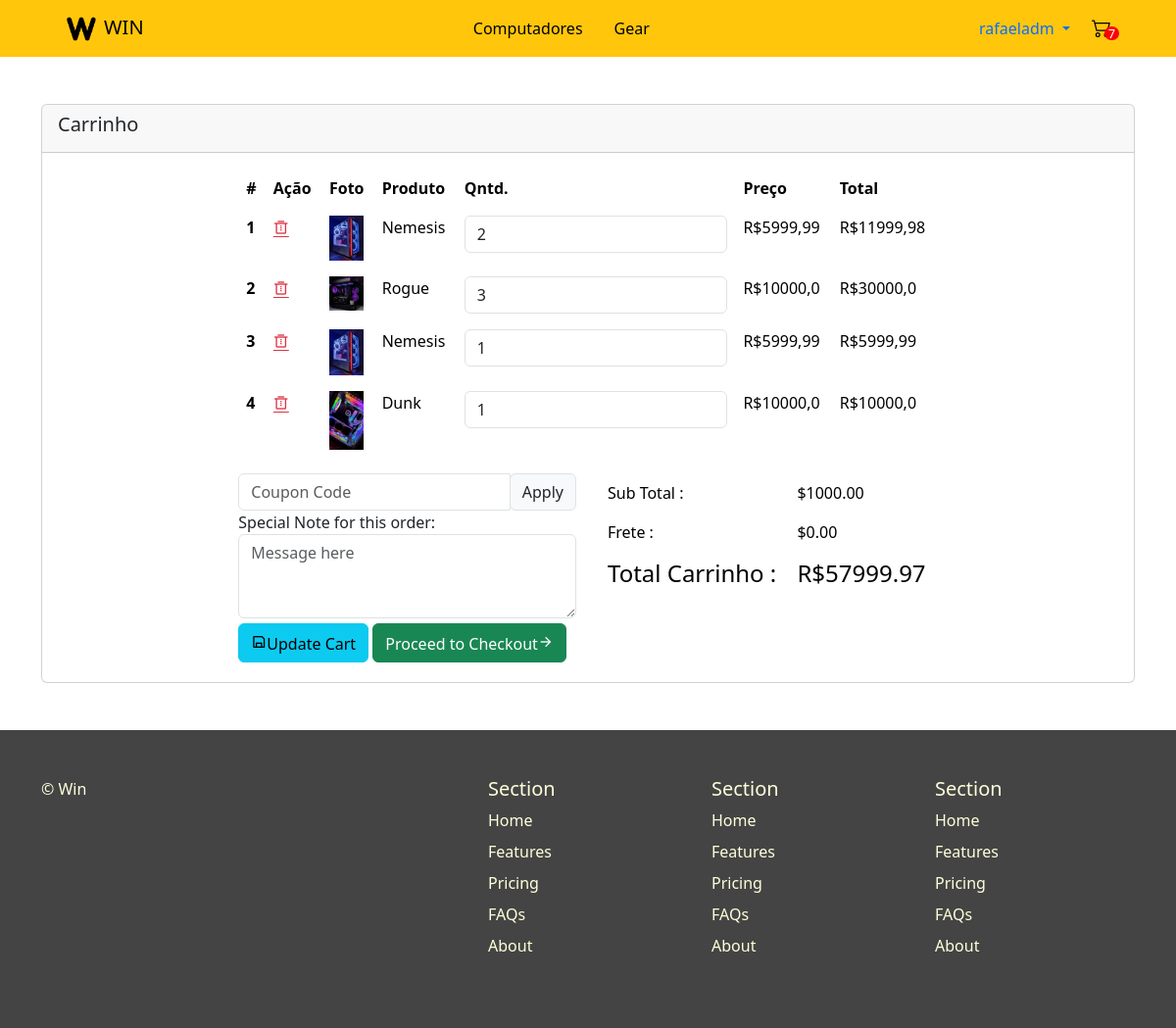
Page /carrinho (signed in) on the committed database.
### venda/models.py (models this page shows, shortened)
class Carrinho(models.Model):
    id = models.UUIDField(primary_key=True, default=uuid.uuid4)
    user = models.ForeignKey(User, on_delete=models.CASCADE)
    completed = models.BooleanField(default=False)
    @property
    def num_itens_carrinho(self):
        itens = self.itenscarrinho.all()
        quantidade = sum([item.quantidade for item in itens])
        return quantidade
    @property
    def subtotal_carrinho(self):
        produtos = self.itenscarrinho.all()
        total = sum([produto.total for produto in produtos])
        preco_total = f"{total:.2f}"
        return preco_total

class ItemCarrinho(models.Model):
    produto = models.ForeignKey('Produto', on_delete=models.CASCADE, related_name='itens')
    carrinho = models.ForeignKey('Carrinho', on_delete=models.CASCADE, related_name='itenscarrinho')
    quantidade = models.IntegerField(default=0)
    @property
    def total(self):
        total = self.produto.preco * self.quantidade
        return total

class Produto(models.Model):
    nome = models.CharField(max_length=100, help_text='Nome')
    descricao = models.CharField(max_length=100, help_text='Descrição')
    preco = models.FloatField(help_text='Preço')
    imagem = models.ImageField(upload_to='images', default='Sem imagem')
    estoque = models.IntegerField(default=0)
    CATEGORIAS = (
        ('c', 'Computador'),
        ('p', 'Periférico'),
        ('a', 'Acessório')
    )
    categoria = models.CharField(max_length=1,
                                 choices=CATEGORIAS,
                                 default='c',
                                 blank=True,
                                 help_text='Categoria do produto')

### venda/views.py (the view)
# urls.py: path('carrinho', views.carrinho, name="carrinho"),
def carrinho(request):
    carrinho = None
    itenscarrinho = []
    if request.user.is_authenticated:
        carrinho, created = Carrinho.objects.get_or_create(user=request.user, completed=False)
        itenscarrinho = carrinho.itenscarrinho.all()
    context = {"carrinho":carrinho, "itens":itenscarrinho}
    return render(request, "venda/carrinho.html", context)

### venda/templates/venda/carrinho.html
{% extends 'base_generic.html' %}
{% block content %}
<link rel="stylesheet" href="https://cdn.jsdelivr.net/npm/remixicon@2.5.0/fonts/remixicon.css">
<div class="container">
<div class="contentbar">
        <div class="row">
            <div class="col-md-12 col-lg-12 col-xl-12">
                <div class="card my-5">
                    <div class="card-header">
                        <h5 class="card-title">Carrinho</h5>
                    </div>
                    <div class="card-body">
                        <div class="row justify-content-center">
                            <div class="col-lg-10 col-xl-8">
                                <div class="cart-container">
                                    <div class="cart-head">
                                        <div class="table-responsive">
                                            <table class="table table-borderless">
                                                <thead>
                                                    <tr>
                                                        <th scope="col">#</th>
                                                        <th scope="col">Ação</th>
                                                        <th scope="col">Foto</th>
                                                        <th scope="col">Produto</th>
                                                        <th scope="col">Qntd.</th>
                                                        <th scope="col">Preço</th>
                                                        <th scope="col" class="text-right">Total</th>
                                                    </tr>
                                                </thead>
                                                <tbody>
                                                {% for item in itens %}
                                                    <tr>
                                                        <th scope="row">{{ forloop.counter }}</th>
                                                        <td><a href="#" class="text-danger"><i class="ri-delete-bin-3-line"></i></a></td>
                                                        <td><img src="{{ item.produto.imagem.url }}" class="img-fluid" width="35" height="35" alt="product"></td>
                                                        <td>{{ item.produto.nome }}</td>
                                                        <td>
                                                            <div class="form-group mb-0">
                                                                <input type="number" class="form-control cart-qty" name="cartQty1" id="cartQty1" value="{{ item.quantidade }}">
                                                            </div>
                                                        </td>
                                                        <td>R${{ item.produto.preco }}</td>
                                                        <td class="text-right">R${{ item.total }}</td>
                                                    </tr>
                                                {% endfor %}
                                                </tbody>
                                            </table>
                                        </div>
                                    </div>
                                    <div class="cart-body">
                                        <div class="row">
                                            <div class="col-md-12 order-2 order-lg-1 col-lg-5 col-xl-6">
                                                <div class="order-note">
                                                    <form>
                                                        <div class="form-group">
                                                            <div class="input-group">
                                                                <input type="search" class="form-control" placeholder="Coupon Code" aria-label="Search" aria-describedby="button-addonTags">
                                                                <div class="input-group-append">
                                                                    <button class="input-group-text" type="submit" id="button-addonTags">Apply</button>
                                                                </div>
                                                            </div>
                                                        </div>
                                                        <div class="form-group">
                                                            <label for="specialNotes">Special Note for this order:</label>
                                                            <textarea class="form-control" name="specialNotes" id="specialNotes" rows="3" placeholder="Message here"></textarea>
                                                        </div>
                                                    </form>
                                                </div>
                                            </div>
                                            <div class="col-md-12 order-1 order-lg-2 col-lg-7 col-xl-6">
                                                <div class="order-total table-responsive ">
                                                    <table class="table table-borderless text-right">
                                                        <tbody>
                                                            <tr>
                                                                <td>Sub Total :</td>
                                                                <td>$1000.00</td>
                                                            </tr>
                                                            <tr>
                                                                <td>Frete :</td>
                                                                <td>$0.00</td>
                                                            </tr>
                                                            <tr>
                                                                <td class="f-w-7 font-18"><h4>Total Carrinho :</h4></td>
                                                                <td class="f-w-7 font-18"><h4>R${{ carrinho.subtotal_carrinho }}</h4></td>
                                                            </tr>
                                                        </tbody>
                                                    </table>
                                                </div>
                                            </div>
                                        </div>
                                    </div>
                                    <div class="cart-footer text-right">
                                        <button type="button" class="btn btn-info my-1"><i class="ri-save-line mr-2"></i>Update Cart</button>
                                        <a href="page-checkout.html" class="btn btn-success my-1">Proceed to Checkout<i class="ri-arrow-right-line ml-2"></i></a>
                                    </div>
                                </div>
                            </div>
                        </div>
                    </div>
                </div>
            </div>
        </div>
    </div>
    </div>
{% endblock %}

### venda/templates/base_generic.html (shortened to what this page needs)
<!DOCTYPE html>
<html lang="en">
    <head>
        {% load static %}
        <link rel="stylesheet" href="{% static 'css/styles.css' %}">
        <link href="https://cdn.jsdelivr.net/npm/bootstrap@5.3.2/dist/css/bootstrap.min.css" rel="stylesheet">
    </head>
    <body>
        <nav class="navbar navbar-expand-lg navbar-dark bg-dark px-10" style="background-color: #FFC60B !important;">
            <div class="container-fluid">
              <a class="navbar-brand px-5" href="{% url 'home' %}" style="color: black !important;"><img src="media/logopreta.png" alt="logo da win informática" height="30" class="px-2">WIN</a>
              <ul class="nav justify-content-space-between">
                <li class="nav-item">
                  <a class="nav-link" style="color: black !important;" href="">Computadores</a>
                </li>
                <li class="nav-item">
                  <a class="nav-link" style="color: black !important;" href="">Gear</a>
                </li>
              </ul>
              <ul class="nav justify-content-center px-5">
                {% if user.is_authenticated %}
                    <li class="nav-item dropdown">
                      <a class="nav-link dropdown-toggle" href="#" role="button" data-bs-toggle="dropdown" aria-expanded="false">
                          {{ user }}
                      </a>
                    </li>
                  {% else %}
                  <li class="nav-item">
                    <a class="nav-link" style="color: black !important;" href="{% url 'login' %}">Login</a>
                  </li>
                  {% endif %}
                <li class="nav-item">
                    <div id="container-cart-icon">
                        {% block nav %}
                        <div id="navi"><div id="red-circle"><a id="inside-circle">{{ carrinho.num_itens_carrinho }}</a></div></div>
                        <div id="infoi">
                            <a href="{% url 'carrinho' %}"><img src="media/cart2.svg" height="20" width="32" /></a>
                        </div>
                        {% endblock %}
                    </div>
                </li>
              </ul>
              </div>
          </nav>
    {% block content %}
    {% endblock %}
     <section id="contact">
            <div class="container">
              <footer class="row row-cols-1 row-cols-sm-2 row-cols-md-5 py-5 mt-0 letra-footer">
                <div class="col mb-3">
                  <p class="letra-footer">© Win</p>
                </div>
                <div class="col mb-3">
                </div>
                <div class="col mb-3">
                  <h5>Section</h5>
                  <ul class="nav flex-column">
                    <li class="nav-item mb-2"><a href="#" class="nav-link p-0  letra-footer">Home</a></li>
                    <li class="nav-item mb-2"><a href="#" class="nav-link p-0  letra-footer">Features</a></li>
                    <li class="nav-item mb-2"><a href="#" class="nav-link p-0  letra-footer">Pricing</a></li>
                    <li class="nav-item mb-2"><a href="#" class="nav-link p-0  letra-footer">FAQs</a></li>
                    <li class="nav-item mb-2"><a href="#" class="nav-link p-0  letra-footer">About</a></li>
                  </ul>
                </div>
                <div class="col mb-3">
                  <h5>Section</h5>
                  <ul class="nav flex-column">
                    <li class="nav-item mb-2"><a href="#" class="nav-link p-0 letra-footer">Home</a></li>
                    <li class="nav-item mb-2"><a href="#" class="nav-link p-0 letra-footer">Features</a></li>
                    <li class="nav-item mb-2"><a href="#" class="nav-link p-0 letra-footer">Pricing</a></li>
                    <li class="nav-item mb-2"><a href="#" class="nav-link p-0 letra-footer">FAQs</a></li>
                    <li class="nav-item mb-2"><a href="#" class="nav-link p-0 letra-footer">About</a></li>
                  </ul>
                </div>
                <div class="col mb-3">
                  <h5>Section</h5>
                  <ul class="nav flex-column">
                    <li class="nav-item mb-2"><a href="#" class="nav-link p-0 letra-footer">Home</a></li>
                    <li class="nav-item mb-2"><a href="#" class="nav-link p-0 letra-footer">Features</a></li>
                    <li class="nav-item mb-2"><a href="#" class="nav-link p-0 letra-footer">Pricing</a></li>
                    <li class="nav-item mb-2"><a href="#" class="nav-link p-0 letra-footer">FAQs</a></li>
                    <li class="nav-item mb-2"><a href="#" class="nav-link p-0 letra-footer">About</a></li>
                  </ul>
                </div>
              </footer>
            </div>
          </section>
    </body>
</html>

### venda/static/css/styles.css (style rules this page uses)
#container-cart-icon { width: 25px; height: 25px; position: relative; padding: 16px; margin-top: 5px; }
#navi, #infoi { width: 100%; height: 100%; position: absolute; top: 0; left: 0; }
#infoi { z-index: 10; }
#red-circle { background-color: rgb(255, 0, 0); border-radius: 50%; width: 0.9rem; height: 0.9rem; position: relative; top: 40%; left: 60%; z-index: 20; }
#inside-circle { font-size: 0.8rem; position: absolute; top: 1px; left: 25%; line-height: 12.5px; color: white; }
#contact { background-color: #444444; }
.letra-footer { color: #FEFFDB !important; }

### rows in the picture
Carrinho: num_itens_carrinho "7", subtotal_carrinho "57999.97"
ItemCarrinho: produto.imagem (picture), produto.nome "Nemesis", cartQty1 "2", produto.preco "5999,99", total "11999,98"
ItemCarrinho: produto.imagem (picture), produto.nome "Rogue", cartQty1 "3", produto.preco "10000,0", total "30000,0"
ItemCarrinho: produto.imagem (picture), produto.nome "Nemesis", cartQty1 "1", produto.preco "5999,99", total "5999,99"
ItemCarrinho: produto.imagem (picture), produto.nome "Dunk", cartQty1 "1", produto.preco "10000,0", total "10000,0"

### other values in the picture
{{ user }} "rafaeladm"
